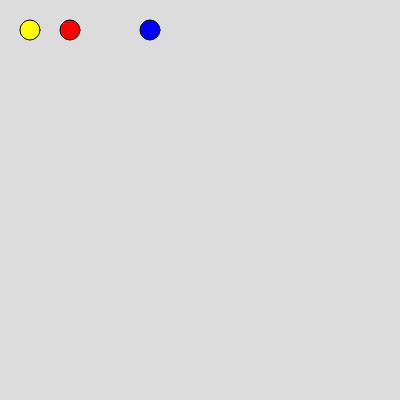
Frame 1 (no input)
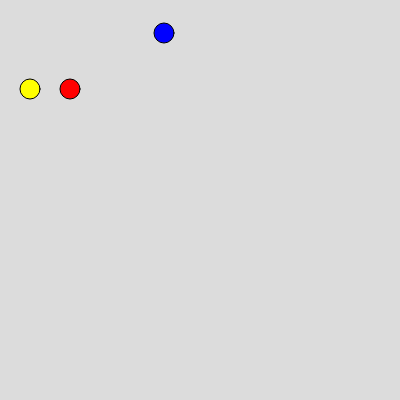
Frame 60 (no input)
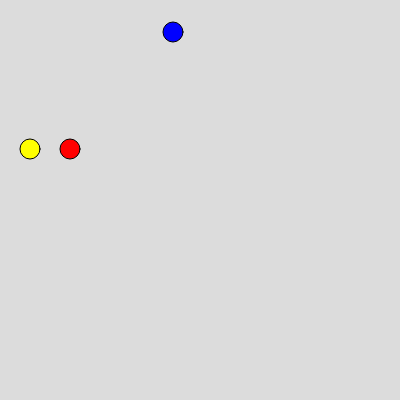
Frame 120 (the mouse pressed at the canvas centre since frame 60)

The p5.js sketch that drew these frames (run headless with seeded random() and noise() and a simulated clock; from frame 60 on, the mouse is pressed at the canvas centre):

// p5.js sketch
// ── sketch.js
 let ghost = new Ghost(50,50);
let yellowGhost = new YellowGhost(30, 30);
let redGhost = new RedGhost(70, 30);
let greenGhost = new GreenGhost(150, 30);

function setup() {
  createCanvas(400, 400);
}

function draw() {
  background(220);
  yellowGhost.display();
  redGhost.display();
  greenGhost.display();
}

// ── Ghost.js
class Ghost {
    constructor(x,y) {
        this.x = x;
        this.y = y;
        this.move = true;
    }

    
    especial() {

    }

    move() {
        if (this.move == true) {
            this.y++;
        }

        if (this.y > 400) {
            this.y = -20;
         }
    }


 }
// ── GreenGhost.js
class GreenGhost extends Ghost {
    
    constructor(x, y) {
        super(x, y);
        this.dir = 0;
        this.radius = 20;
        this.move = true;
    }

     changeDir() {
            this.dir = int(random(0,4));

    }

    movement() {
        switch (this.dir) {
            case 0:
                this.y--;
                break;
            case 1:
                this.y++;
                break;
            case 3:
                this.x++;
                break;
            case 4:
                this.x--;
                break;
                
        }
    }

    display() {
        fill(0,0,255);
        circle(this.x, this.y, this.radius);
        this.changeDir();
        this.movement();
        console.log(this.dir);
    }


}
// ── RedGhost.js
class RedGhost extends Ghost {
    
    constructor(x, y) {
        super(x, y);
        this.dir = 0;
        this.radius = 20;
        this.move = true;
        this.dir = false;
    }

    movement() {
        if (this.dir == false) { this.y++; }
        if (this.dir == true) { this.y--; }
        
        if (this.y > 420) {
            this.dir = !this.dir;
        }

        if (this.y < -20) {
            this.dir = !this.dir;
        }
        
        console.log(this.dir);
    }


    display() {
        fill(255, 0, 0);
        circle(this.x, this.y, this.radius);
        this.movement();
    }

    
    
    


}
// ── YellowGhost.js
class YellowGhost extends Ghost {
    
    constructor(x, y) {
        super(x, y);
        this.dir = 0;
        this.radius = 20;
        this.move = true;
    }

    movement() {
        if (this.move == true) {
            this.y++;
        }
        this.appear();
    }

    appear() {
        if (this.y > 420) {
            this.y = -20;
        }
    }

    display() {
        fill(255, 255, 0);
        circle(this.x, this.y, this.radius);
        this.movement();
    }

    
    
    


}
